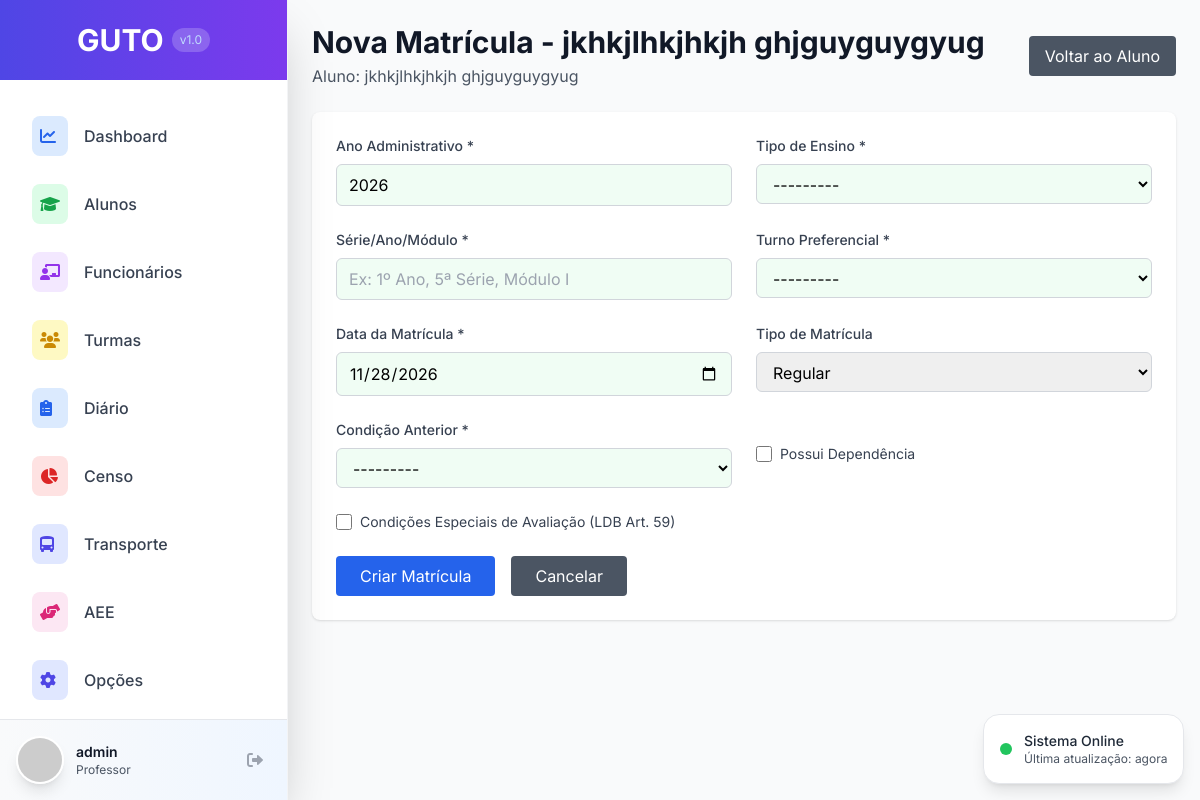
The app's page /alunos/55/matricula/nova/ (signed in), older data.
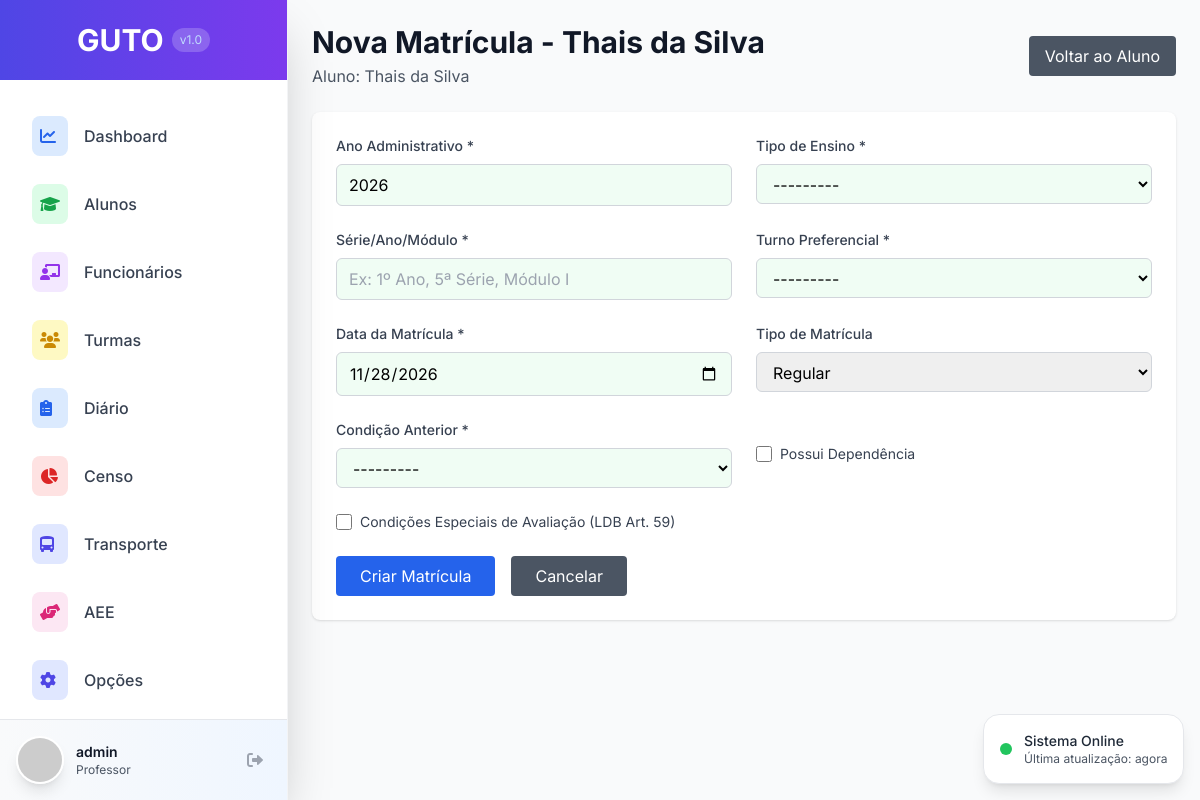
The same page, newer data.
### alunos/models.py (models this page shows, shortened)
class Aluno(models.Model):
    SEXO_CHOICES = [
        ('M', 'Masculino'),
        ('F', 'Feminino'),
    ]
    TIPO_ARQUIVO_CHOICES = [
        ('CORRENTE', 'Arquivo Corrente'),
        ('PERMANENTE', 'Arquivo Permanente'),
    ]
    codigo = models.AutoField(primary_key=True, verbose_name="Código")
    nome = models.CharField(max_length=255, verbose_name="Nome Completo")
    nome_social = models.CharField(max_length=255, blank=True, null=True, verbose_name="Nome Social")
    data_nascimento = models.DateField(verbose_name="Data de Nascimento")
    sexo = models.CharField(max_length=1, choices=SEXO_CHOICES, verbose_name="Sexo")
    nome_mae = models.CharField(max_length=255, blank=True, null=True, verbose_name="Nome da Mãe")
    nome_pai = models.CharField(max_length=255, blank=True, null=True, verbose_name="Nome do Pai")
    mae_nao_declarada = models.BooleanField(default=False, verbose_name="Mãe não declarada")
    pai_nao_declarado = models.BooleanField(default=False, verbose_name="Pai não declarado")
    aluno_gemeo = models.BooleanField(default=False, verbose_name="Aluno Gêmeo")
    falta_historico_escolar = models.BooleanField(default=False, verbose_name="Falta histórico escolar")
    aluno_exclusivo_aee = models.BooleanField(default=False, verbose_name="Aluno exclusivo de Atividade Complementar/AEE")
    tipo_arquivo = models.CharField(max_length=20, choices=TIPO_ARQUIVO_CHOICES, default='CORRENTE', verbose_name="Tipo de Arquivo")
    lembrete = models.TextField(blank=True, null=True, verbose_name="Lembrete")
    foto = models.ImageField(upload_to='alunos/fotos/', blank=True, null=True, verbose_name="Foto")
    data_cadastro = models.DateTimeField(auto_now_add=True, verbose_name="Data de Cadastro")
    data_atualizacao = models.DateTimeField(auto_now=True, verbose_name="Última Atualização")
    usuario_cadastro = models.ForeignKey(User, on_delete=models.PROTECT, related_name='alunos_cadastrados', verbose_name="Usuário que Cadastrou")
    class Meta:
        verbose_name = "Aluno"
        verbose_name_plural = "Alunos"
        ordering = ['nome']

### alunos/views.py (the view)
# urls.py: path('<int:aluno_pk>/matricula/nova/', views.matricula_create, name='matricula_create'),
@login_required
def matricula_create(request, aluno_pk):
    aluno = get_object_or_404(Aluno, pk=aluno_pk)
    if request.method == 'POST':
        form = MatriculaForm(request.POST)
        if form.is_valid():
            matricula = form.save(commit=False)
            matricula.aluno = aluno
            matricula.usuario_cadastro = request.user
            matricula.save()
            messages.success(request, 'Matrícula efetuada com sucesso')
            return redirect('alunos:aluno_detail', pk=aluno.pk)
    else:
        form = MatriculaForm()
    return render(request, 'alunos/matricula_form.html', {
        'form': form,
        'aluno': aluno,
        'title': f'Nova Matrícula - {aluno.nome}'
    })

### templates/alunos/matricula_form.html (shortened to what this page needs)
{% extends 'base.html' %}
{% block content %}
<div class="max-w-4xl mx-auto space-y-6">
    <div class="flex items-center justify-between">
        <div>
            <h1 class="text-3xl font-bold text-gray-900">{{ title }}</h1>
            <p class="text-gray-600 mt-1">Aluno: {{ aluno.nome }}</p>
        </div>
        <a href="{% url 'alunos:aluno_detail' aluno.pk %}" class="bg-gray-600 text-white px-4 py-2 rounded hover:bg-gray-700">
            Voltar ao Aluno
        </a>
    </div>
    <div class="bg-white rounded-lg shadow p-6">
        <form method="post">
            <div class="grid grid-cols-1 md:grid-cols-2 gap-6">
                <div>
                    <label class="block text-sm font-medium text-gray-700 mb-2">
                        Ano Administrativo *
                    </label>
                    {{ form.ano_administrativo }}
                </div>
                <div>
                    <label class="block text-sm font-medium text-gray-700 mb-2">
                        Tipo de Ensino *
                    </label>
                    {{ form.tipo_ensino }}
                </div>
                <div>
                    <label class="block text-sm font-medium text-gray-700 mb-2">
                        Série/Ano/Módulo *
                    </label>
                    {{ form.serie_ano }}
                </div>
                <div>
                    <label class="block text-sm font-medium text-gray-700 mb-2">
                        Turno Preferencial *
                    </label>
                    {{ form.turno_preferencial }}
                </div>
                <div>
                    <label class="block text-sm font-medium text-gray-700 mb-2">
                        Data da Matrícula *
                    </label>
                    {{ form.data_matricula }}
                </div>
                <div>
                    <label class="block text-sm font-medium text-gray-700 mb-2">
                        Tipo de Matrícula
                    </label>
                    {{ form.tipo_matricula }}
                </div>
                <div>
                    <label class="block text-sm font-medium text-gray-700 mb-2">
                        Condição Anterior *
                    </label>
                    {{ form.condicao_anterior }}
                </div>
                <div class="flex items-center">
                    {{ form.possui_dependencia }}
                    <label class="ml-2 text-sm text-gray-700">Possui Dependência</label>
                </div>
                <div class="flex items-center">
                    {{ form.condicoes_especiais_avaliacao }}
                    <label class="ml-2 text-sm text-gray-700">Condições Especiais de Avaliação (LDB Art. 59)</label>
                </div>
            </div>
            <div class="mt-6 flex space-x-4">
                <button type="submit" class="bg-blue-600 text-white px-6 py-2 rounded hover:bg-blue-700">
                    {% if matricula %}Salvar Alterações{% else %}Criar Matrícula{% endif %}
                </button>
                <a href="{% url 'alunos:aluno_detail' aluno.pk %}" class="bg-gray-600 text-white px-6 py-2 rounded hover:bg-gray-700">
                    Cancelar
                </a>
            </div>
        </form>
    </div>
</div>
{% endblock %}

Row changes from the older to the newer data that the page shows:
changed Aluno: nome "jkhkjlhkjhkjh ghjguyguygyug" → "Thais da Silva"
Text that changed along with them:
{{ title }}: "Nova Matrícula - jkhkjlhkjhkjh ghjguyguygyug" → "Nova Matrícula - Thais da Silva"
